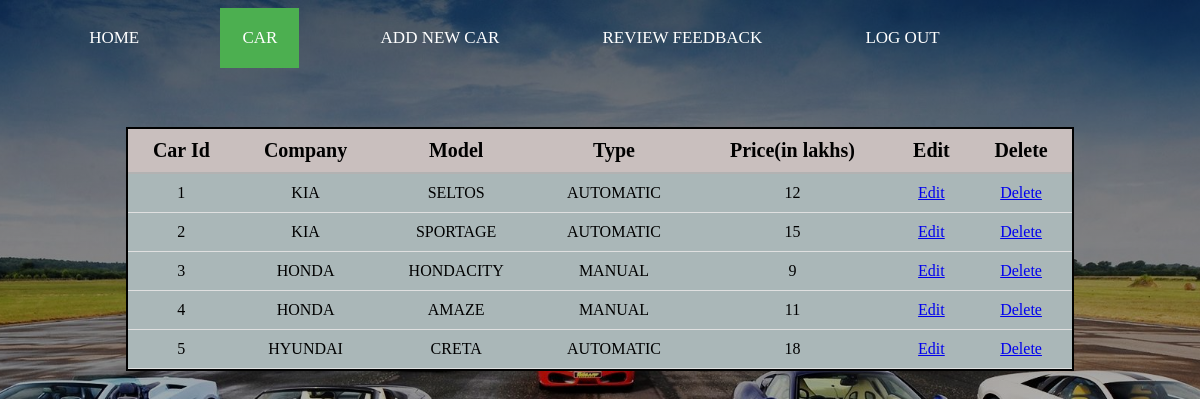
Page /admin/car_data/car_data.php on the committed database.
### tables this page shows
CREATE TABLE IF NOT EXISTS `CAR` ( 
	`Car_id` INT(10) NOT NULL , 
	`Company` VARCHAR(30) NOT NULL , 
	`Model` VARCHAR(30) NOT NULL , 
	`Type` VARCHAR(30) NOT NULL , 
	`Price` INT(10) NOT NULL , 
	PRIMARY KEY (`Car_id`));

### admin/car_data/car_data.php (the view, shortened to what this page needs)
<!DOCTYPE>
<html>
<head>
    <link rel="stylesheet" href="../css/topnav.css">
</head>
<body>
 <div class="topnav">
  <a href="../index.html">Home</a>
  <a class = "active" href="car_data.php">Car</a></li>
  <a href="../add/add.php">Add New Car</a>
  <a href="../review/review.php">Review Feedback</a></li>
  <a href="../../INDEX.html">Log Out</a> </li>
</div>
  <div class="table">
    <table width="100%" border="0" cellspacing="0" cellpadding="0">
      <tr>
        <th>Car Id</th>
        <th>Company</th>
        <th>Model</th>
        <th>Type</th>
        <th>Price(in lakhs)</th>
        <th>Edit</th>
        <th>Delete</th>
      </tr>
      <?php
        include '../../includes/config.php';
        $select = "SELECT Car_id,Company,Model,Type,Price FROM CAR";
        $result = $conn->query($select);
        while($row = $result->fetch_assoc()){
      ?>
      <tr>
        <td><?php echo $row['Car_id'] ?></td>
        <td><?php echo $row['Company'] ?></td>
        <td><?php echo $row['Model'] ?></td>
        <td><?php echo $row['Type'] ?></td>
        <td><?php echo $row['Price'] ?></td>
        <td><a href="javascript:sureToEdit(<?php echo $row['Car_id'];?>)">Edit</a></td>
        <td><a href="javascript:sureToDelete(<?php echo $row['Car_id'];?>)">Delete</a></td>
      </tr>
      <?php
        }
      ?>
    </table>
</body>
</html>

### admin/css/topnav.css (style rules this page uses)
.topnav { overflow: hidden; background-color: none; }
.topnav a { float: left; display: block; color: white; margin-left: 5%; text-align: center; padding: 20px 22px; text-transform: uppercase; text-decoration: none; font-size: 17px; }
.topnav a.active { background-color: #4CAF50; color: white; }
.table { margin-left: 10%; margin-right: 10%;margin-top: 5%; border: 2px solid; }
.table th { background:#c9bfbe; color:#000; text-align: center; font-size: 20px; padding:10px 10px; border-bottom:solid 2px #b2b2b2;font-size: 20px;color:#000; }
.table td { background:#aab7b8; border-bottom:solid 1px #e0e0e0; text-align: center; padding:10px 10px; }

### admin/car_data/car_data.php (style rules this page uses)
body { background-image: linear-gradient(rgba(0,0,0,0.6),rgba(0,0,0,0)),url("../../pictures/img21.jpg"); background-color: #cccccc; height: 100%; background-position: center; background-repeat: no-repeat; background-size: cover; position: initial; background-attachment: fixed; }
.table th { text-align: center; }
.table td { text-align: center; }

### rows in the picture
car: Car_id "1", Company "KIA", Model "SELTOS", Type "AUTOMATIC", Price "12"
car: Car_id "2", Company "KIA", Model "SPORTAGE", Type "AUTOMATIC", Price "15"
car: Car_id "3", Company "HONDA", Model "HONDACITY", Type "MANUAL", Price "9"
car: Car_id "4", Company "HONDA", Model "AMAZE", Type "MANUAL", Price "11"
car: Car_id "5", Company "HYUNDAI", Model "CRETA", Type "AUTOMATIC", Price "18"
